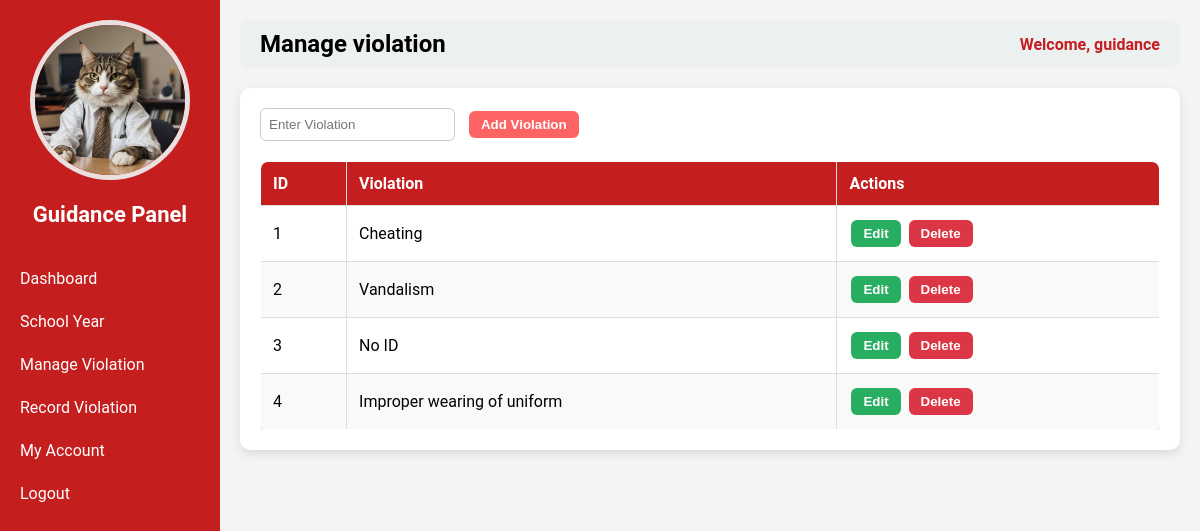
Page /guidance.php?page=manage_violation (signed in) on the earlier database version.
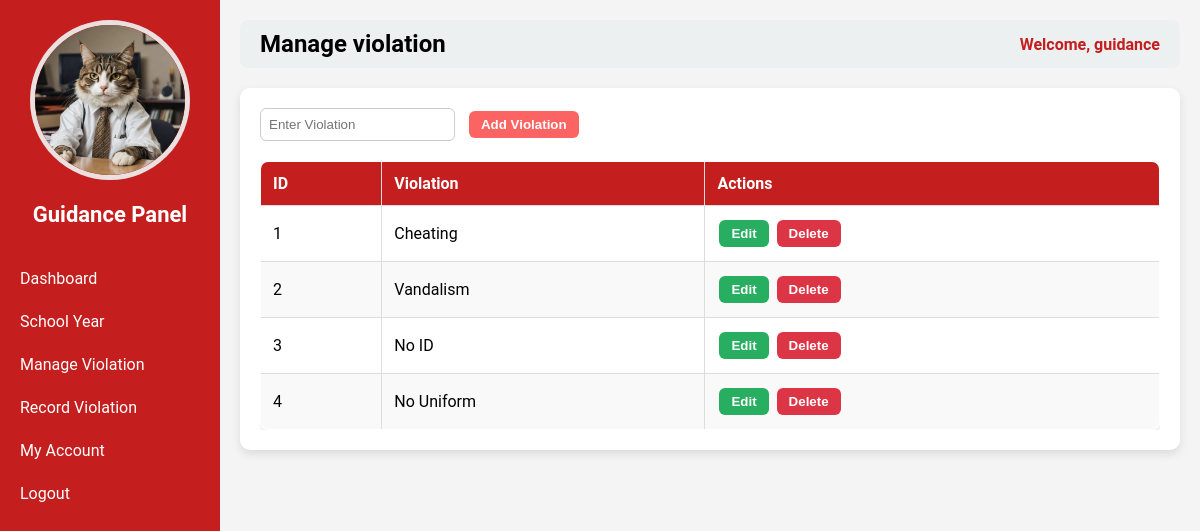
Same page on the later database version.
### tables this page shows
CREATE TABLE `violations` (
  `id` int(11) NOT NULL,
  `violation` varchar(100) NOT NULL
);

### guidance_pages/manage_violation.php (the view, shortened to what this page needs)
<?php
require __DIR__ . '/../db_connect.php';
$edit_mode = false;
$edit_id = null;
$edit_name = "";
$violations = $pdo->query("SELECT * FROM violations ORDER BY id ASC")->fetchAll(PDO::FETCH_ASSOC);
?>
<div class="container">
    <form method="POST" class="form-box">
        <input type="text" name="violation" placeholder="Enter Violation"
               value="<?= htmlspecialchars($edit_name); ?>" required>
        <?php if ($edit_mode): ?>
            <input type="hidden" name="id" value="<?= $edit_id; ?>">
            <button type="submit" name="update_violation" class="btn btn-warning">Update Violation</button>
            <a href="faculty.php?page=manage_violation" class="btn btn-secondary">Cancel</a>
        <?php else: ?>
            <button type="submit" name="add_violation" class="btn btn-primary">Add Violation</button>
        <?php endif; ?>
    </form>
    <div class="table-box">
        <table class="styled-table">
            <thead>
                <tr>
                    <th>ID</th>
                    <th>Violation</th>
                    <th>Actions</th>
                </tr>
            </thead>
            <tbody>
            <?php foreach ($violations as $v): ?>
                <tr>
                    <td><?= $v['id']; ?></td>
                    <td><?= htmlspecialchars($v['violation']); ?></td>
                    <td>
                        <form method="POST" class="inline-form">
                            <button type="submit" name="edit_violation" class="btn btn-info">Edit</button>
                        </form>
                        <form method="POST" class="inline-form">
                            <button type="submit" name="delete_violation" class="btn btn-danger"
                                    onclick="return confirm('Are you sure you want to delete this violation?')">
                                Delete
                            </button>
                        </form>
                    </td>
                </tr>
            <?php endforeach; ?>
            </tbody>
        </table>
    </div>
</div>

Differences in the rows shown:
changed violations id 4: violation "Improper wearing of uniform" → "No Uniform"
